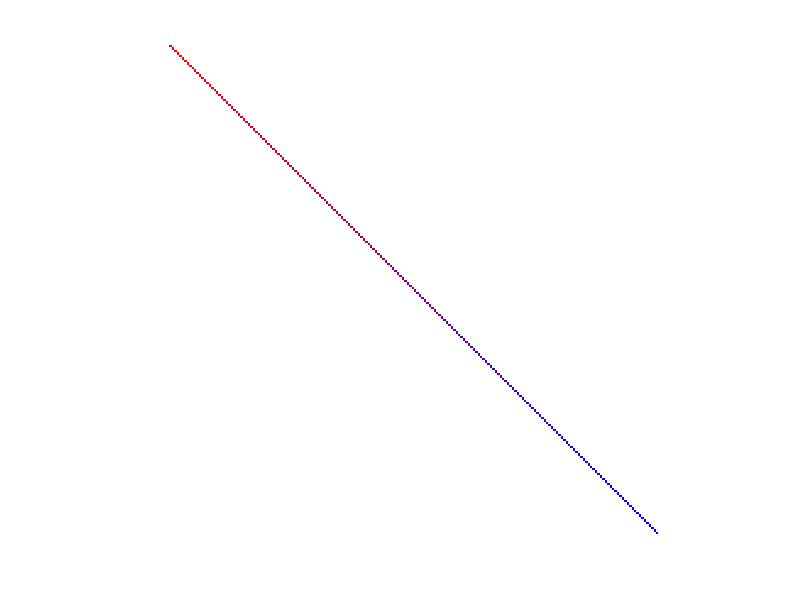

MATLAB code for this plot:
clear;clc;clf;
x1=0;r1=255;b1=0;
x2=1;r2=0;b2=255;
xx=linspace(x1,x2,200);
RGB12=[r1,0,b1;r2,0,b2];
PP=255*ones(numel(xx),numel(xx),3);
for NxN=1:numel(xx)
    x=xx(NxN);
    scale=[x2-x,x-x1];
    RGB=scale*RGB12;
    PP(NxN,NxN,1:3)=RGB';
end
PP=uint8(PP);
imshow(PP)